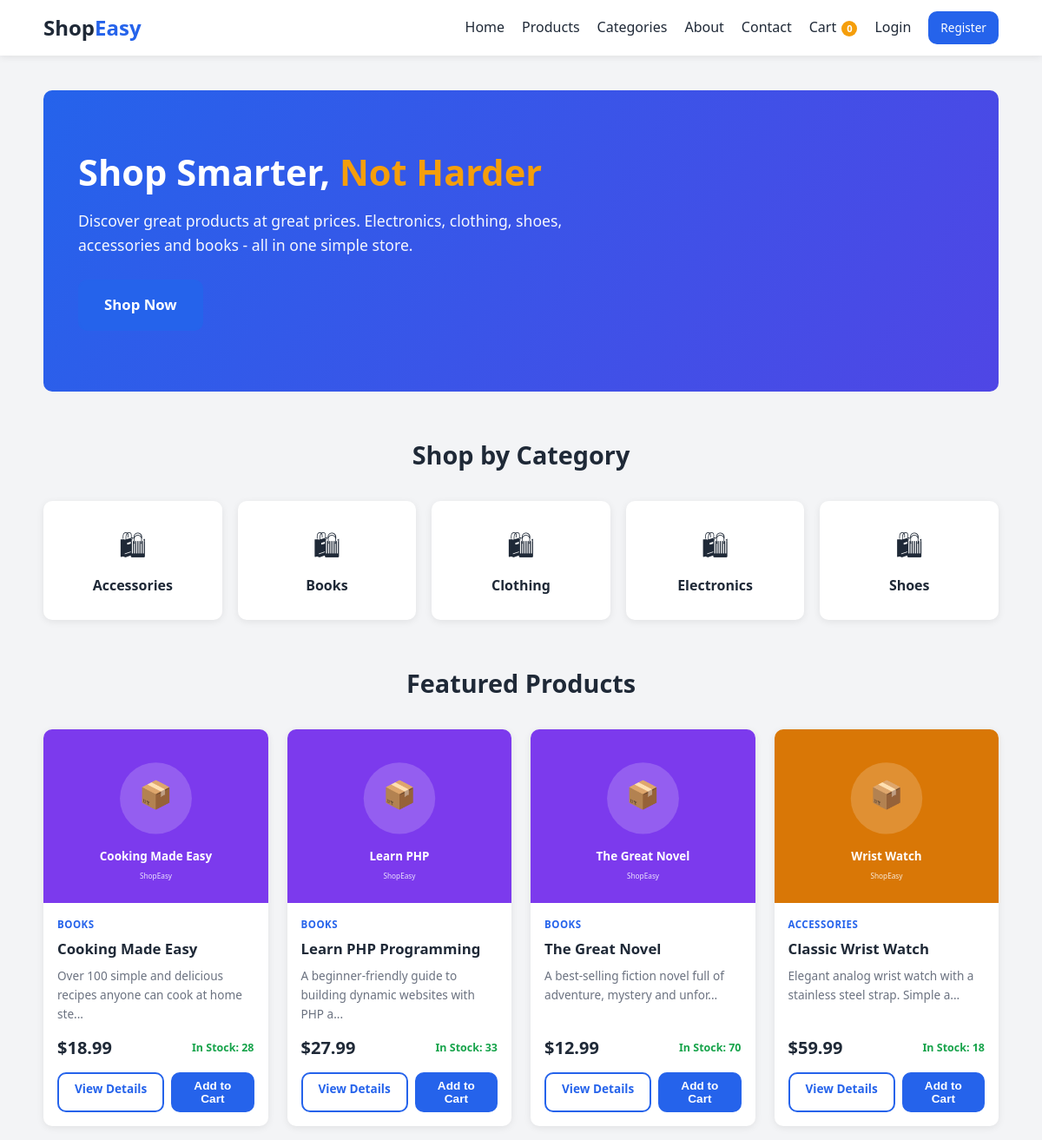
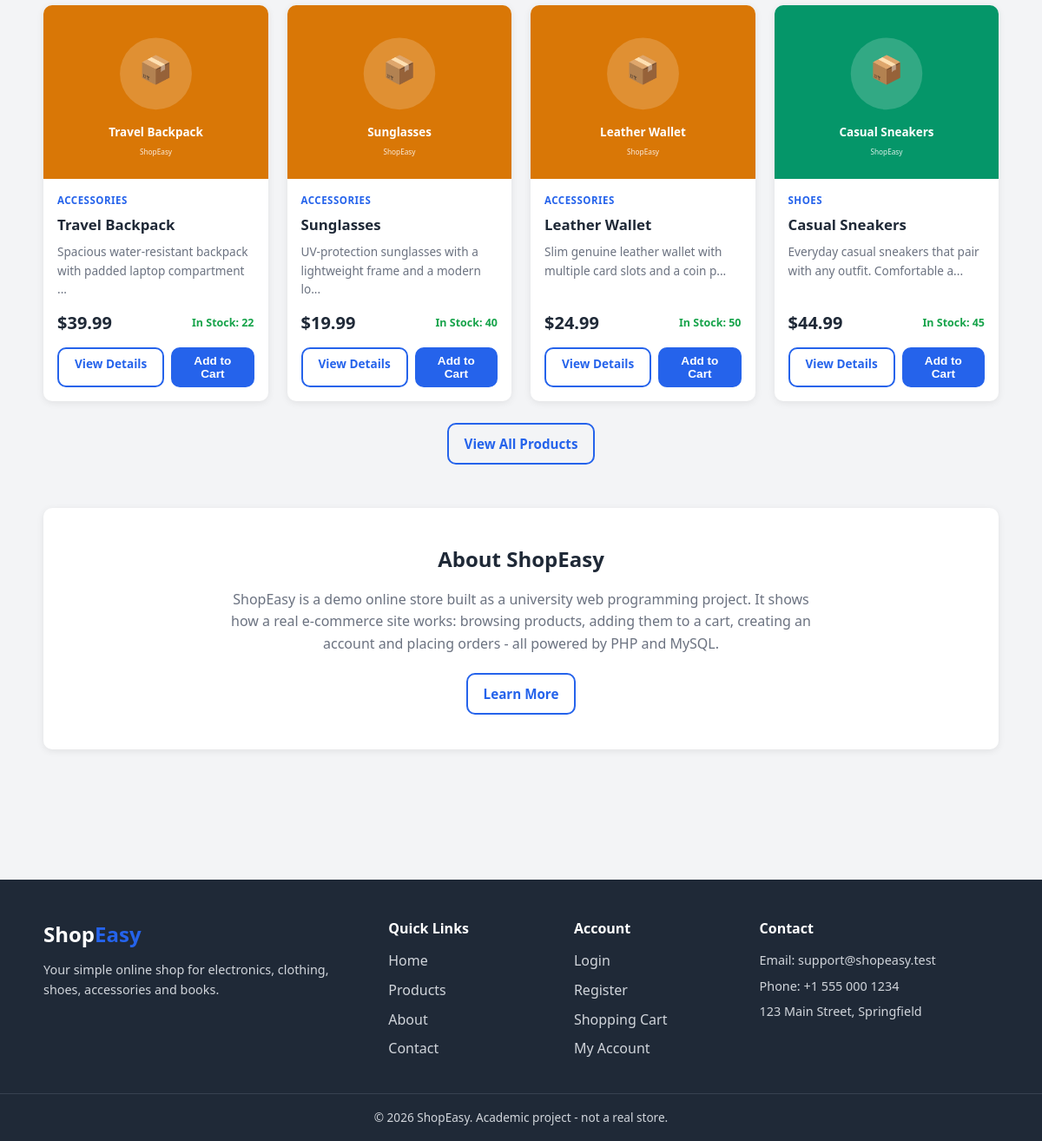
The page / on the database its author committed (2 pictures, top to bottom).
### tables this page shows
CREATE TABLE categories (
    id   INT(11) AUTO_INCREMENT PRIMARY KEY,
    name VARCHAR(100) NOT NULL
);

CREATE TABLE products (
    id          INT(11) AUTO_INCREMENT PRIMARY KEY,
    category_id INT(11) NULL,
    name        VARCHAR(150) NOT NULL,
    description TEXT NULL,
    stock       INT(11) NOT NULL DEFAULT 0,
    price       DECIMAL(10,2) NOT NULL,
    image       VARCHAR(255) NULL,
    created_at  TIMESTAMP DEFAULT CURRENT_TIMESTAMP,
    FOREIGN KEY (category_id) REFERENCES categories(id) ON DELETE SET NULL
);

### includes/auth.php (called while the page is built, shortened)
<?php
function is_logged_in()
{
    return isset($_SESSION['user_id']);
}

### includes/functions.php (the view, shortened to what this page needs)
<?php
function e($text)
{
    return htmlspecialchars($text ?? '', ENT_QUOTES, 'UTF-8');
}
function money($amount)
{
    return '$' . number_format((float)$amount, 2);
}
function short_text($text, $limit = 70)
{
    $text = trim($text ?? '');
    return mb_substr($text, 0, $limit) . '...';
}
function cart_count()
{
    $count = 0;
    return $count;
}
function render_product_card($p)
{
    $inStock = (int)$p['stock'] > 0;
    ?>
    <div class="product-card">
        <a href="product-details.php?id=<?php echo (int)$p['id']; ?>" class="product-image">
            <img src="images/<?php echo e($p['image']); ?>"
                 alt="<?php echo e($p['name']); ?>"
                 onerror="this.onerror=null;this.src='images/placeholder.svg';">
        </a>
        <div class="product-info">
            <span class="product-category"><?php echo e($p['category_name'] ?? 'Uncategorized'); ?></span>
            <h3 class="product-name">
                <a href="product-details.php?id=<?php echo (int)$p['id']; ?>"><?php echo e($p['name']); ?></a>
            </h3>
            <p class="product-desc"><?php echo e(short_text($p['description'], 65)); ?></p>
            <div class="product-meta">
                <span class="product-price"><?php echo money($p['price']); ?></span>
                <?php if ($inStock): ?>
                    <span class="stock in-stock">In Stock: <?php echo (int)$p['stock']; ?></span>
                <?php else: ?>
                    <span class="stock out-stock">Out of Stock</span>
                <?php endif; ?>
            </div>
            <div class="product-actions">
                <a href="product-details.php?id=<?php echo (int)$p['id']; ?>" class="btn btn-outline btn-small">View Details</a>
                <?php if ($inStock): ?>
                    <form method="post" action="cart.php" class="inline-form">
                        <button type="submit" class="btn btn-small">Add to Cart</button>
                    </form>
                <?php else: ?>
                    <button class="btn btn-small" disabled>Add to Cart</button>
                <?php endif; ?>
            </div>
        </div>
    </div>
    <?php
}

### includes/header.php (shortened to what this page needs)
<!DOCTYPE html>
<html lang="en">
<head>
    <link rel="stylesheet" href="css/style.css">
</head>
<body>
<header class="navbar">
    <div class="container nav-inner">
        <a href="index.php" class="logo">Shop<span>Easy</span></a>
        <nav class="nav-links" id="navLinks">
            <a href="index.php">Home</a>
            <a href="products.php">Products</a>
            <a href="products.php#categories">Categories</a>
            <a href="about.php">About</a>
            <a href="contact.php">Contact</a>
            <a href="cart.php" class="cart-link">
                Cart
                <span class="cart-badge"><?php echo cart_count(); ?></span>
            </a>
            <?php if (is_logged_in()): ?>
                <a href="account.php" class="nav-user">Hi, <?php echo e($_SESSION['user_name']); ?></a>
                <a href="logout.php" class="btn btn-small">Logout</a>
            <?php else: ?>
                <a href="login.php">Login</a>
                <a href="register.php" class="btn btn-small">Register</a>
            <?php endif; ?>
        </nav>
    </div>
</header>
<main class="container page-content">

### index.php (shortened to what this page needs)
<?php
require_once 'config/database.php';
require_once 'includes/functions.php';
require_once 'includes/auth.php';
$categories = $conn->query("SELECT * FROM categories ORDER BY name");
$featured = $conn->query(
    "SELECT p.*, c.name AS category_name
     FROM products p
     LEFT JOIN categories c ON p.category_id = c.id
     ORDER BY p.id DESC
     LIMIT 8"
);
include 'includes/header.php';
?>
<section class="hero">
    <div class="hero-text">
        <h1>Shop Smarter, <span>Not Harder</span></h1>
        <p>Discover great products at great prices. Electronics, clothing, shoes,
           accessories and books - all in one simple store.</p>
        <a href="products.php" class="btn btn-large">Shop Now</a>
    </div>
</section>
<section id="categories" class="section">
    <h2 class="section-title">Shop by Category</h2>
    <div class="category-grid">
        <?php while ($cat = $categories->fetch_assoc()): ?>
            <a href="products.php?category=<?php echo (int)$cat['id']; ?>" class="category-card">
                <span class="category-icon">&#128717;</span>
                <span class="category-title"><?php echo e($cat['name']); ?></span>
            </a>
        <?php endwhile; ?>
    </div>
</section>
<section class="section">
    <h2 class="section-title">Featured Products</h2>
    <div class="product-grid">
        <?php while ($product = $featured->fetch_assoc()): ?>
            <?php render_product_card($product);  ?>
        <?php endwhile; ?>
    </div>
    <div class="center">
        <a href="products.php" class="btn btn-outline">View All Products</a>
    </div>
</section>
<section class="section about-strip">
    <div class="about-strip-inner">
        <h2>About ShopEasy</h2>
        <p>ShopEasy is a demo online store built as a university web programming project.
           It shows how a real e-commerce site works: browsing products, adding them to a
           cart, creating an account and placing orders - all powered by PHP and MySQL.</p>
        <a href="about.php" class="btn btn-outline">Learn More</a>
    </div>
</section>
<?php include 'includes/footer.php'; ?>

### includes/footer.php (shortened to what this page needs)
</main>
<footer class="footer">
    <div class="container footer-inner">
        <div class="footer-col">
            <h3 class="logo">Shop<span>Easy</span></h3>
            <p>Your simple online shop for electronics, clothing, shoes, accessories and books.</p>
        </div>
        <div class="footer-col">
            <h4>Quick Links</h4>
            <ul>
                <li><a href="index.php">Home</a></li>
                <li><a href="products.php">Products</a></li>
                <li><a href="about.php">About</a></li>
                <li><a href="contact.php">Contact</a></li>
            </ul>
        </div>
        <div class="footer-col">
            <h4>Account</h4>
            <ul>
                <li><a href="login.php">Login</a></li>
                <li><a href="register.php">Register</a></li>
                <li><a href="cart.php">Shopping Cart</a></li>
                <li><a href="account.php">My Account</a></li>
            </ul>
        </div>
        <div class="footer-col">
            <h4>Contact</h4>
            <p>Email: support@shopeasy.test</p>
            <p>Phone: +1 555 000 1234</p>
            <p>123 Main Street, Springfield</p>
        </div>
    </div>
    <div class="footer-bottom">
        <p>&copy; <?php echo date('Y'); ?> ShopEasy. Academic project - not a real store.</p>
    </div>
</footer>
</body>
</html>

### rows shown on the page
categories: name "Accessories"
categories: name "Books"
categories: name "Clothing"
categories: name "Electronics"
categories: name "Shoes"
products: image (picture), category.name "BOOKS", name "Cooking Made Easy", description "Over 100 simple and delicious recipes anyone can cook at home ste...", price "$18.99", stock "28"
products: image (picture), category.name "BOOKS", name "Learn PHP Programming", description "A beginner-friendly guide to building dynamic websites with PHP a...", price "$27.99", stock "33"
products: image (picture), category.name "BOOKS", name "The Great Novel", description "A best-selling fiction novel full of adventure, mystery and unfor...", price "$12.99", stock "70"
products: image (picture), category.name "ACCESSORIES", name "Classic Wrist Watch", description "Elegant analog wrist watch with a stainless steel strap. Simple a...", price "$59.99", stock "18"
products: image (picture), category.name "ACCESSORIES", name "Travel Backpack", description "Spacious water-resistant backpack with padded laptop compartment ...", price "$39.99", stock "22"
products: image (picture), category.name "ACCESSORIES", name "Sunglasses", description "UV-protection sunglasses with a lightweight frame and a modern lo...", price "$19.99", stock "40"
products: image (picture), category.name "ACCESSORIES", name "Leather Wallet", description "Slim genuine leather wallet with multiple card slots and a coin p...", price "$24.99", stock "50"
products: image (picture), category.name "SHOES", name "Casual Sneakers", description "Everyday casual sneakers that pair with any outfit. Comfortable a...", price "$44.99", stock "45"

### other values the page prints
cart_count() "0"
